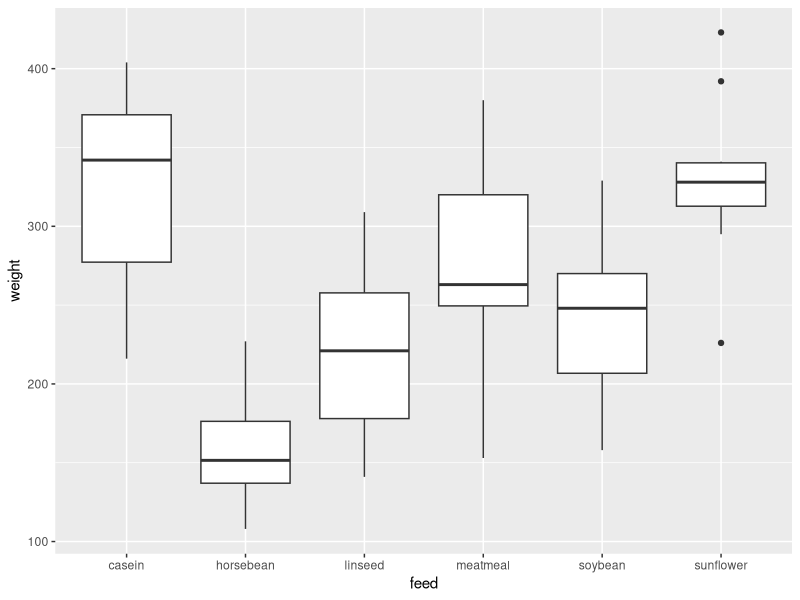
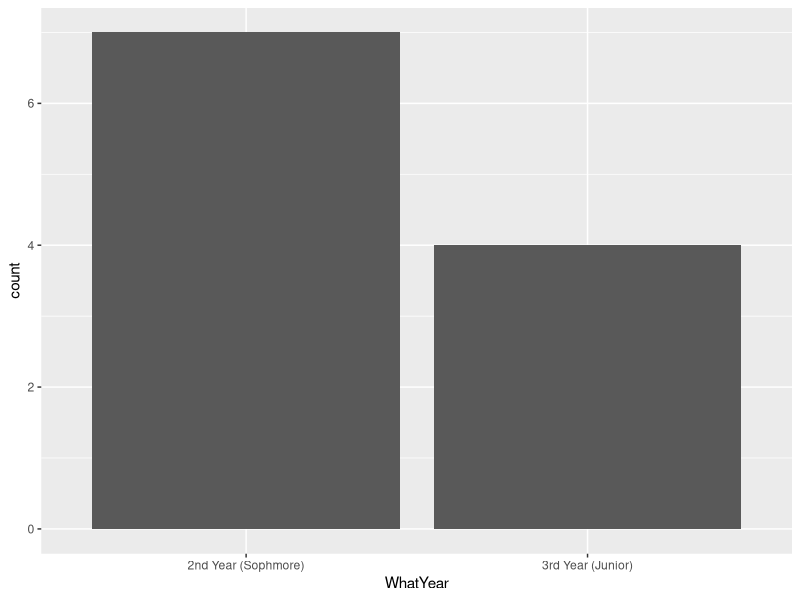
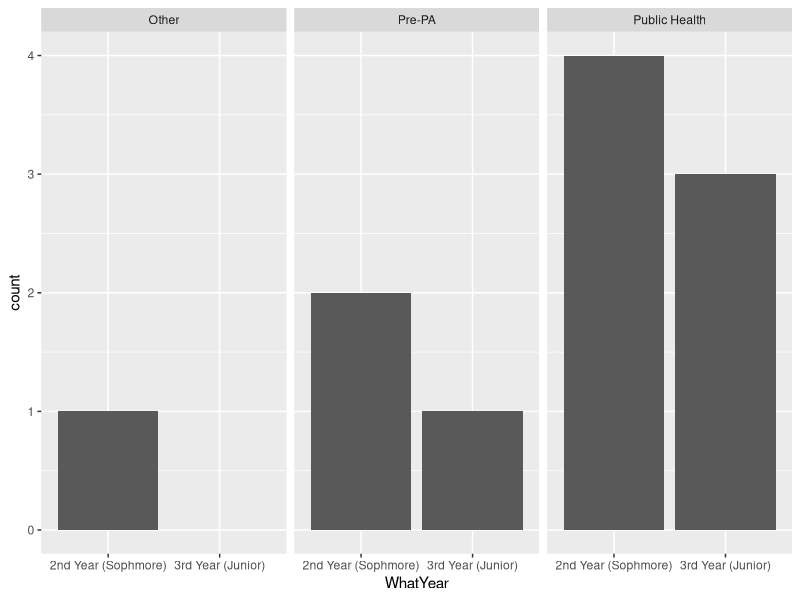
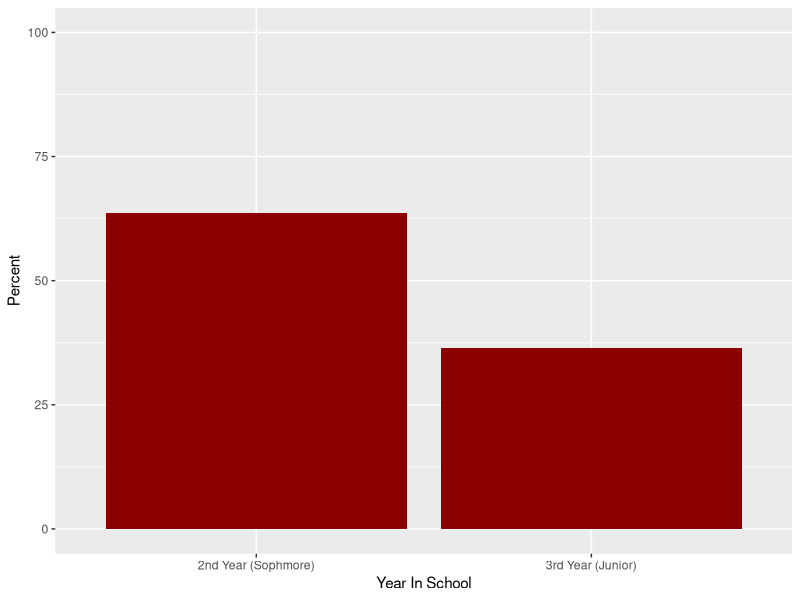
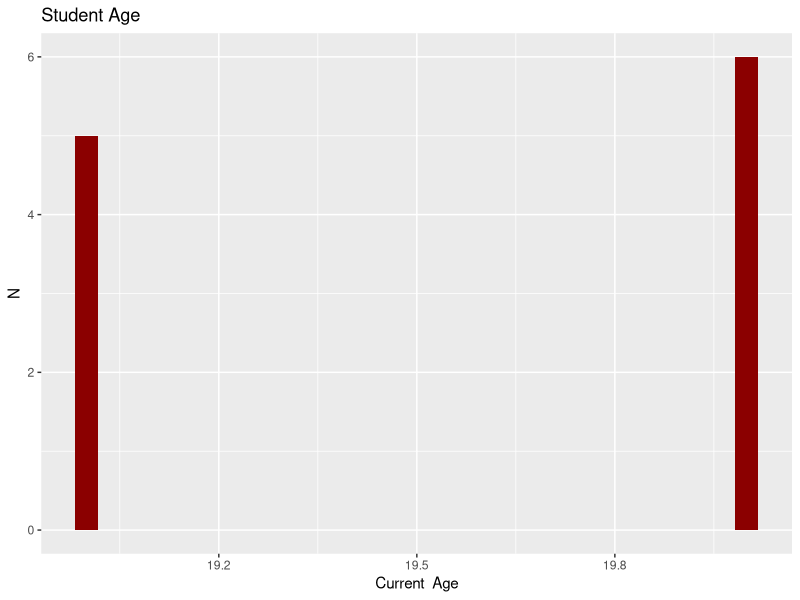
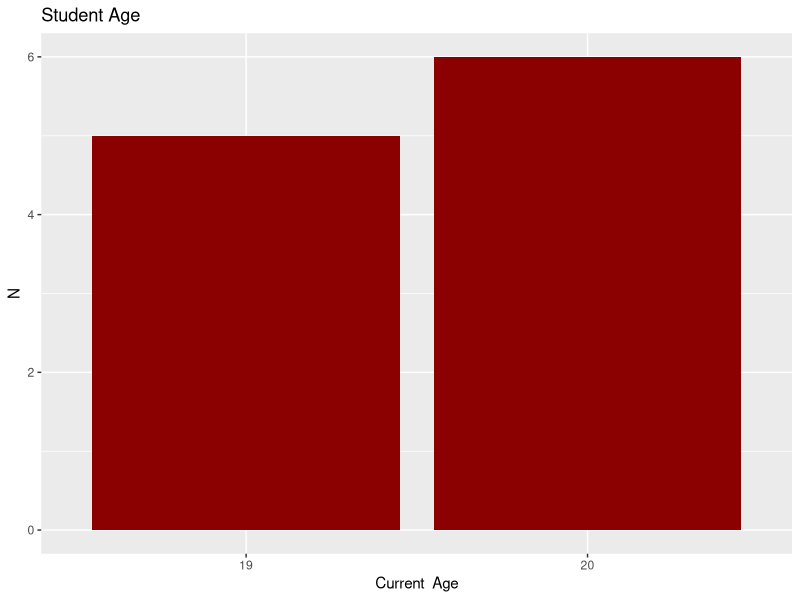
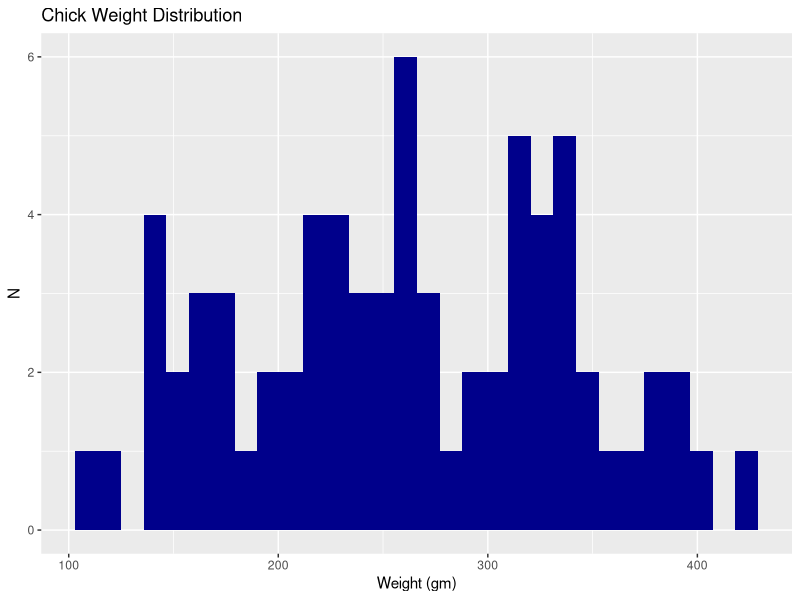
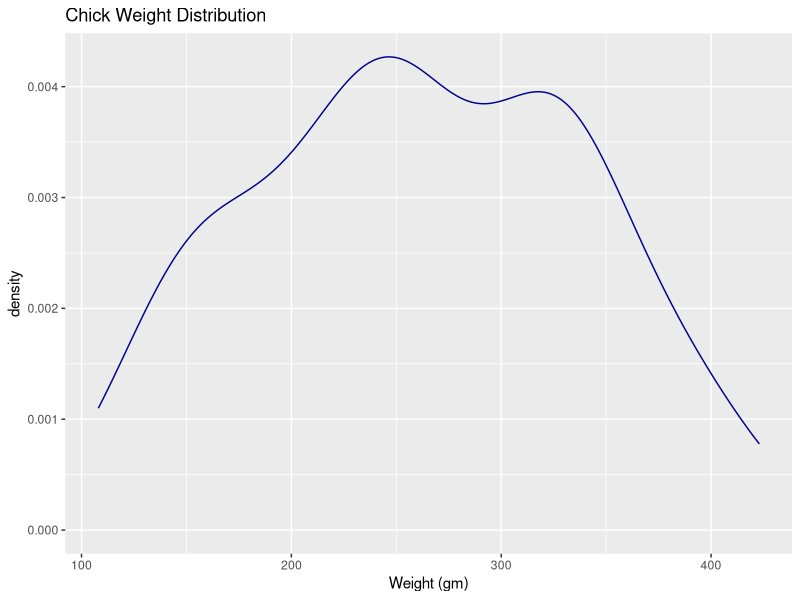

The R source for these figures, in order: (Note: this script raises an error after producing the figures.)
## ---- chunk 1
url <- "https://d33wubrfki0l68.cloudfront.net/571b056757d68e6df81a3e3853f54d3c76ad6efc/32d37/diagrams/data-science.png"
knitr::include_graphics(url)
## ---- chunk 2
url <- "https://imgs.xkcd.com/comics/drinking_fountains.png"
knitr::include_graphics(url)
## ---- chunk 3
## THIS IS AN EMPTY CODE CHUNK!

## ---- chunk 4
library(tidyverse)
data("chickwts")

ggplot( 
  data = chickwts,
  aes(x = feed, y = weight)
  ) +
  geom_boxplot()
## ---- chunk 5
chickwts$weight ## SO many different chicks
## ---- chunk 6
mean(chickwts$weight)
sd(chickwts$weight)
## ---- chunk 7
d <- data.frame(
  avg = mean(chickwts$weight),
  sd = sd(chickwts$weight)
)
d
## ---- chunk 8
url <- "https://imgs.xkcd.com/comics/data.png"
knitr::include_graphics(url)
## ---- chunk 9
library(tidyverse)
ClassSurvey <- read_csv("includes/ClassSurvey.csv")
ClassSurvey
## ---- chunk 10
## Two rows of code.
## And a plot.
ggplot(data = ClassSurvey, aes(x = WhatYear)) +
  geom_bar() ## geom_bar == bar plot!
## ---- chunk 11
## Two rows of code.
## And a plot.
ggplot(data = ClassSurvey, aes(x = WhatYear)) +
  geom_bar() +
  facet_wrap(~DegreeProgram)  ## PLEASE NOTIVE THE USE OF THE TILDA!!!!
## ---- chunk 12
## This is the pure ggplot way to do this.
## I rarely do it this way, but it does work.
ggplot(ClassSurvey, mapping = aes(x = WhatYear, y = 100*(..count..)/sum(..count..) )) +
  geom_bar(fill="darkred") +
  labs(y = "Percent", x="Year In School") +
  ylim(0,100)
## ---- chunk 13
ggplot(ClassSurvey, aes(x = CurrentAge)) +
  geom_histogram(fill="darkred") + ## geom_histogram: HISTOGRAM!!!
  labs(title = "Student Age", x = "Current  Age", y = "N")
## ---- chunk 14
ggplot(ClassSurvey, aes(x = as.factor(CurrentAge))) +
  geom_bar(fill="darkred") +
  labs(title = "Student Age", x = "Current  Age", y = "N")
## ---- chunk 15
## YOUR CODE HERE!

## ---- chunk 16
## YOUR CODE HERE!

## ---- chunk 17
ggplot(chickwts, aes(x = weight)) +
  geom_histogram(fill="darkblue") +
  labs(title = "Chick Weight Distribution", x = "Weight (gm)", y = "N")
## ---- chunk 18
ggplot(chickwts, aes(x = weight)) +
  geom_density(color="darkblue") +
  labs(title = "Chick Weight Distribution", x = "Weight (gm)")
## ---- chunk 19
ggplot(chickwts, aes(x = weight)) +
  geom_histogram(aes(y = stat(density)), fill="darkblue", binwidth = 10) +
  geom_density(color = "black") +
  labs(title = "Chick Weight Distribution", x = "Weight (gm)", y = "N")
## ---- chunk 20
ggplot(chickwts, aes(x = feed, y = weight)) +
  geom_boxplot(color="darkblue") +
  labs(title = "Chick Weight Distribution", x = "Feed Type", y = "Weight (gm)")
## ---- chunk 21
ggplot(chickwts, aes(x = feed, y = weight)) +
  geom_violin(color="darkblue") +
  labs(title = "Chick Weight Distribution", x = "Feed Type", y = "Weight (gm)")
## ---- chunk 22
data(mpg)
mpg
?mpg
## ---- chunk 23
## This is slightly different from what is shown in the book.
ggplot(data = mpg, mapping = aes(x = displ, y = hwy, color = manufacturer)) + 
  geom_point()
## ---- chunk 24
ggplot(data = mpg, mapping = aes(x = displ, y = hwy)) + 
   geom_point(color = "steelblue", size = 2) +
   geom_smooth(method = "lm", color="maroon", size = 1.5)
## ---- chunk 25
ggplot(data = mpg, mapping = aes(x = displ, y = hwy)) + 
   geom_point(color = "steelblue", size = 2) +
   geom_smooth(method = "lm", color="maroon", size = 1.5) +
   facet_wrap(~class, nrow = 2)
## ---- chunk 26
## Slightly tougher
library(GGally) ## Yet Another Package
ggcorr(mpg, label = TRUE)
## ---- chunk 27
cor(mpg$cty, mpg$hwy)
## ---- chunk 28
url <- "./includes/ggplot-logo.png"
knitr::include_graphics(url)
